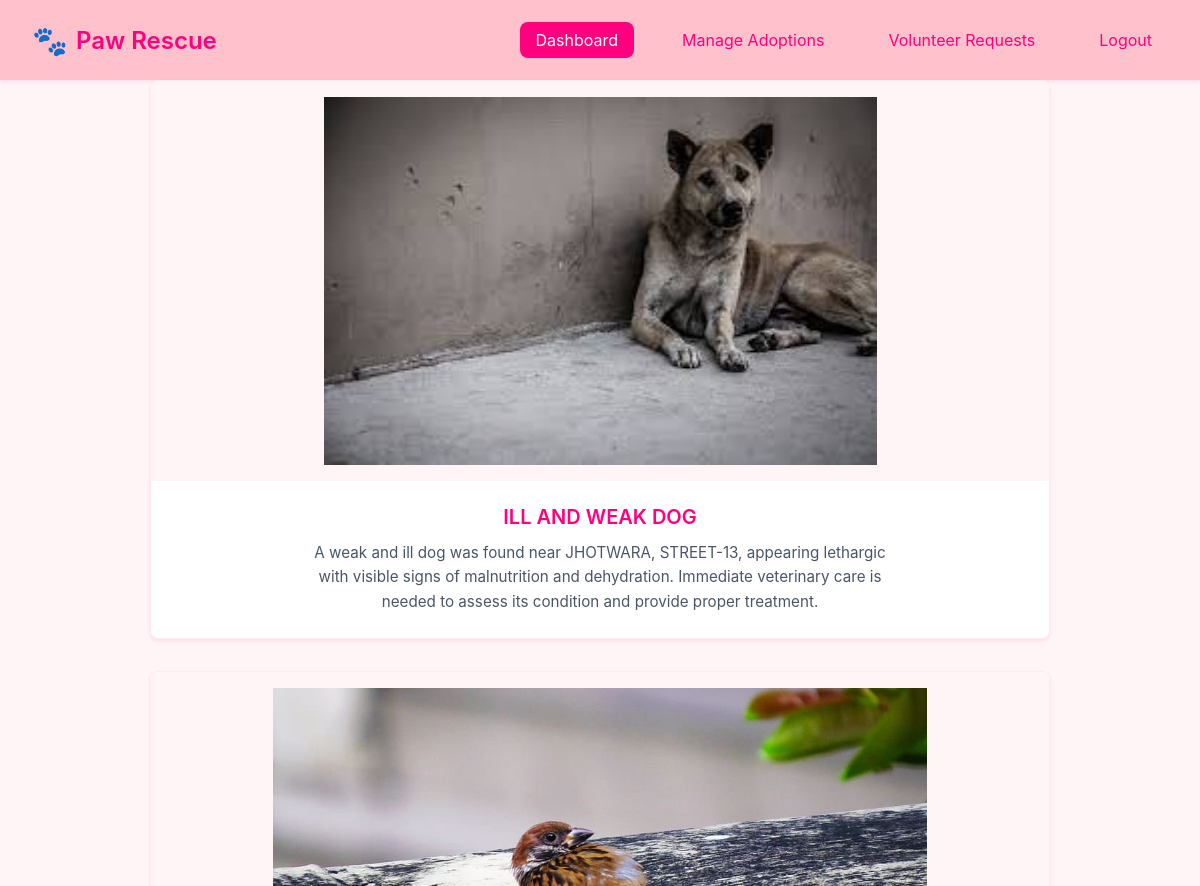
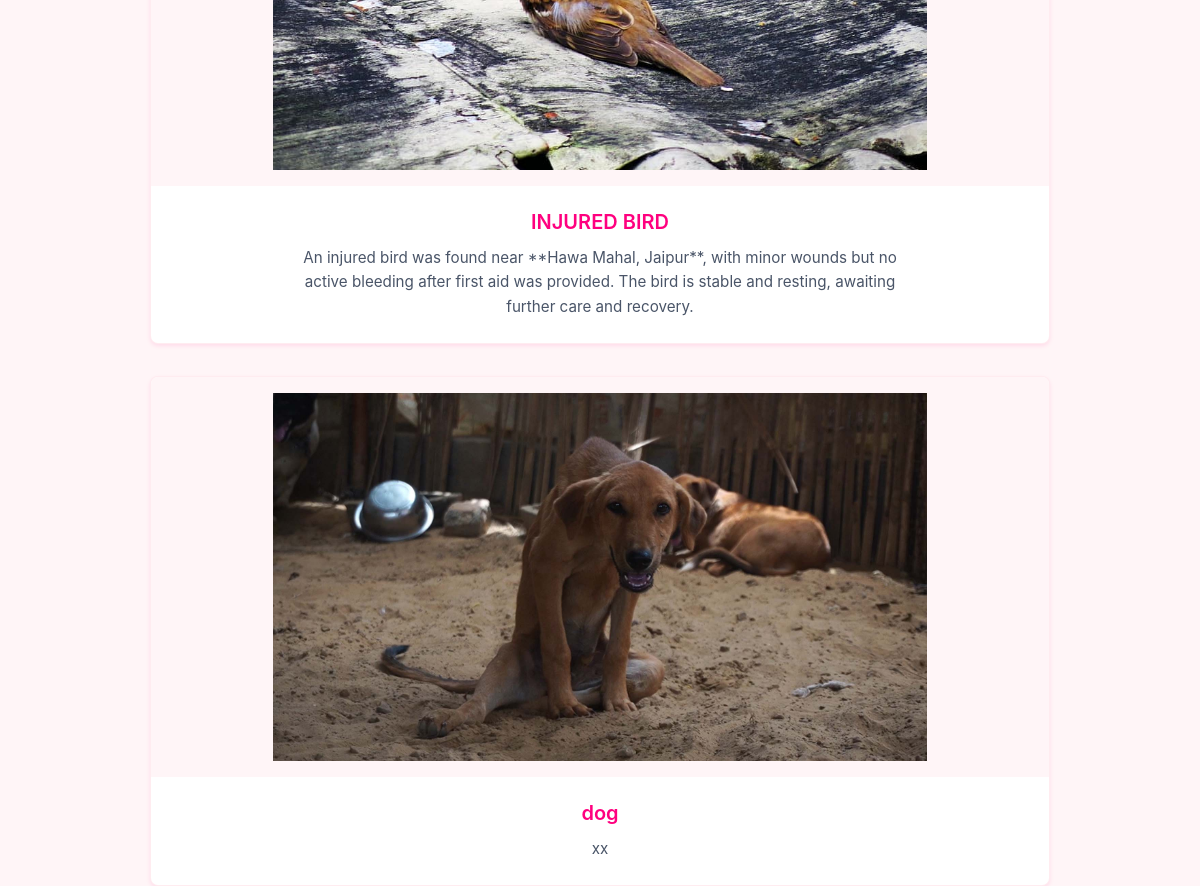
/adminpanel/dashboard/, run on the app's committed database (2 pictures, top to bottom).
### feed/models.py (models this page shows, shortened)
class Report(models.Model):
    title = models.CharField(max_length=255)
    description = models.TextField()
    image = models.ImageField(upload_to='reports/')
    user = models.ForeignKey(User, on_delete=models.CASCADE)
    created_at = models.DateTimeField(auto_now_add=True)

### adminpanel/views.py (the view)
# urls.py: path('dashboard/', views.admin_dashboard, name='admin_dashboard'),  # Correctly name the URL
def admin_dashboard(request):
    reports = Report.objects.all()
    return render(request, 'adminpanel/dashboard.html', {'reports': reports})

### templates/adminpanel/dashboard.html (shortened to what this page needs)
<!DOCTYPE html>
<html lang="en">
<head>
</head>
<body>
<nav class="navbar">
    <div class="logo">Paw Rescue</div>
    <ul class="nav-links">
        <li><a href="{% url 'adminpanel:admin_dashboard' %}" id="active">Dashboard</a></li>
        <li><a href="{% url 'adminpanel:user_adoption' %}">Manage Adoptions</a></li>
        <li><a href="{% url 'adminpanel:volunteer_list' %}">Volunteer Requests</a></li>
        <li><a href="{% url 'adminpanel:admin_logout' %}">Logout</a></li>
    </ul>
</nav>
<section class="feed">
    {% for report in reports %}
    <div class="post">
        <img src="{{ report.image.url }}" alt="{{ report.title }}">
        <div class="post-content">
            <h3>{{ report.title }}</h3>
            <p>{{ report.description }}</p>
        </div>
    </div>
    {% empty %}
    <p>No reports found. Be the first to report a stray!</p>
    {% endfor %}
</section>
</body>
</html>

### templates/adminpanel/dashboard.html (style rules this page uses)
* { margin: 0; padding: 0; box-sizing: border-box; font-family: 'Inter', sans-serif; }
body { background-color: #fff5f7; color: #4a5568; min-height: 100vh; }
.navbar { background-color: #FFC1CC; padding: 1.5rem 2rem; box-shadow: 0 2px 4px rgba(255, 0, 127, 0.1); display: flex; justify-content: space-between; align-items: center; height: 80px; }
.logo { font-weight: 600; color: #FF007F; font-size: 1.5rem; display: flex; align-items: center; gap: 0.5rem; }
.logo::before { content: '🐾'; font-size: 1.8rem; }
.nav-links { display: flex; gap: 2rem; list-style: none; height: 100%; align-items: center; }
.nav-links li { height: 100%; display: flex; align-items: center; }
.nav-links a { color: #FF007F; text-decoration: none; font-size: 1rem; padding: 0.5rem 1rem; border-radius: 0.5rem; transition: all 0.2s ease; }
#active { background-color: #FF007F; color: white; }
.feed { display: grid; gap: 2rem; max-width: 900px; margin: 0 auto; }
.post { background: white; border-radius: 0.5rem; overflow: hidden; box-shadow: 0 2px 4px rgba(255, 0, 127, 0.1); display: flex; flex-direction: column; align-items: center; border: 1px solid rgba(255, 193, 204, 0.3); transition: all 0.2s ease; }
.post img { width: 100%; height: 400px; object-fit: contain; background-color: #fff5f7; padding: 1rem; }
.post-content { padding: 1.5rem; text-align: center; width: 100%; }
.post-content h3 { color: #FF007F; font-size: 1.25rem; margin-bottom: 0.75rem; font-weight: 600; }
.post-content p { color: #4a5568; line-height: 1.6; font-size: 0.95rem; max-width: 600px; margin: 0 auto; }

### data on the page
Report: image (picture), title "ILL AND WEAK DOG", description "A weak and ill dog was found near JHOTWARA, STREET-13, appearing lethargic with visible signs of malnutrition and dehydration. Immediate veterinary care is needed to assess its condition and provide proper treatment."
Report: image (picture), title "INJURED BIRD", description "An injured bird was found near **Hawa Mahal, Jaipur**, with minor wounds but no active bleeding after first aid was provided. The bird is stable and resting, awaiting further care and recovery."
Report: image (picture), title "dog", description "xx"
